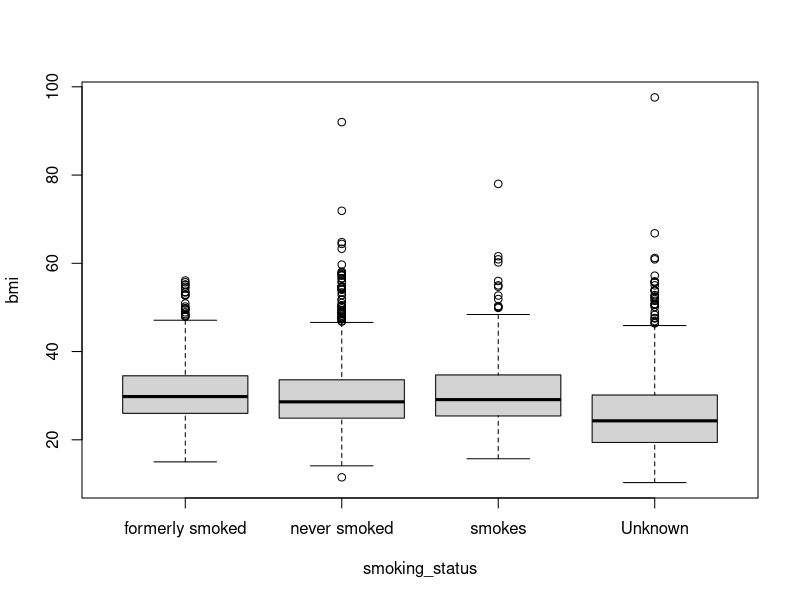

This chart was generated by the following R code: (Note: this script raises an error after producing the figure.)
## ---- chunk 1
knitr::opts_chunk$set(echo = TRUE)
## ---- chunk 2
data <- read.csv('healthcare-dataset-stroke-data.csv', sep = ',')
head(data)
# dim(data)
## ---- chunk 3
df <- data[,-c(1,4,5)]
## ---- chunk 4
df$gender <- ifelse(df$gender == "Other", NA, df$gender)
## ---- chunk 5
boxplot(bmi~smoking_status, data=df)
## ---- chunk 6
df$smoking_status <- ifelse(df$smoking_status == "Unknown", NA, df$smoking_status)
## ---- chunk 7
show_plot(inspect_na(df))
## ---- chunk 8
df <- na.omit(df)
show_plot(inspect_na(df))
## ---- chunk 9
show_plot(inspect_types(df))
## ---- chunk 10
df[,c(1, 3, 4, 5, 8, 9)] <- lapply(df[,c(1, 3, 4, 5, 8, 9)], factor)
summary(df)
## ---- chunk 11
df[2]<-lapply(df[2],function(x) round(x*12))
colnames(df)[2]  <- "months"  
summary(df)
## ---- chunk 12
show_plot(inspect_num(df))
